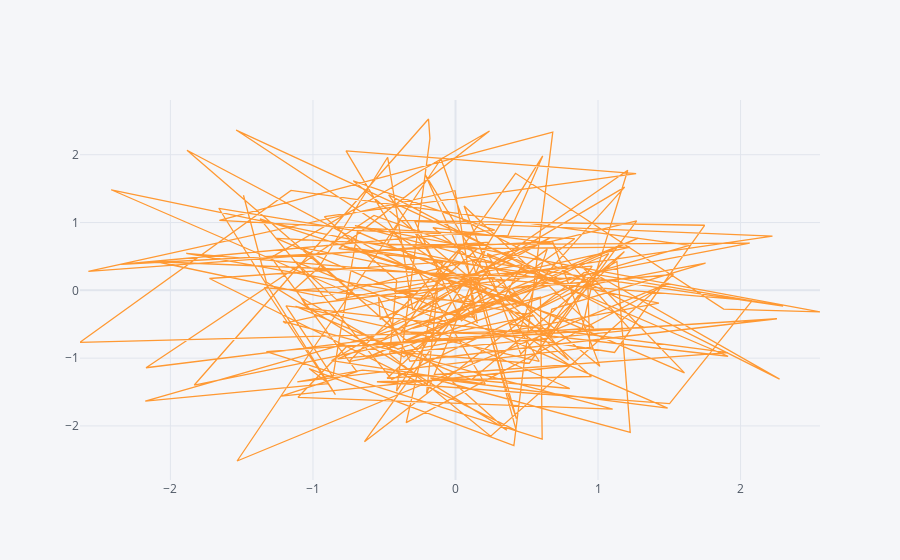

Notebook source saved alongside this figure:
### Code cell
# Scatter plot
df.iplot(kind='scatter', x='A', y='B')

### Figure 1 — Plotly figure (JSON) as saved in the notebook; plotly's stock layout.template omitted (floating-point values rounded to 4 significant figures; data arrays with more than 128 entries replaced by an {"elided": "..."} marker saying what was removed)
{"data": [{"line": {"color": "rgba(255, 153, 51, 1.0)", "dash": "solid", "shape": "linear", "width": 1.3}, "mode": "lines", "name": "B", "text": "", "type": "scatter", "x": {"elided": "200 float values"}, "y": {"elided": "200 float values"}}], "layout": {"legend": {"bgcolor": "#F5F6F9", "font": {"color": "#4D5663"}}, "paper_bgcolor": "#F5F6F9", "plot_bgcolor": "#F5F6F9", "title": {"font": {"color": "#4D5663"}}, "xaxis": {"gridcolor": "#E1E5ED", "showgrid": true, "tickfont": {"color": "#4D5663"}, "title": {"font": {"color": "#4D5663"}, "text": ""}, "zerolinecolor": "#E1E5ED"}, "yaxis": {"gridcolor": "#E1E5ED", "showgrid": true, "tickfont": {"color": "#4D5663"}, "title": {"font": {"color": "#4D5663"}, "text": ""}, "zerolinecolor": "#E1E5ED"}}}
